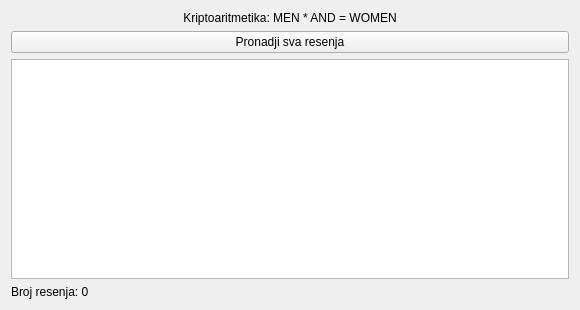
<?xml version="1.0" encoding="UTF-8"?>
<ui version="4.0">
 <class>CryptarithmForm</class>
 <widget class="QWidget" name="CryptarithmForm">
  <property name="geometry">
   <rect>
    <x>0</x>
    <y>0</y>
    <width>580</width>
    <height>310</height>
   </rect>
  </property>
  <property name="windowTitle">
   <string>MEN * AND = WOMEN</string>
  </property>
  <layout class="QVBoxLayout" name="verticalLayout">
   <item>
    <widget class="QLabel" name="labelTitle">
     <property name="text">
      <string>Kriptoaritmetika: MEN * AND = WOMEN</string>
     </property>
     <property name="alignment">
      <set>Qt::AlignmentFlag::AlignCenter</set>
     </property>
    </widget>
   </item>
   <item>
    <widget class="QPushButton" name="buttonSolve">
     <property name="text">
      <string>Pronadji sva resenja</string>
     </property>
    </widget>
   </item>
   <item>
    <widget class="QTableWidget" name="tableSolutions">
     <property name="editTriggers">
      <set>QAbstractItemView::EditTrigger::NoEditTriggers</set>
     </property>
    </widget>
   </item>
   <item>
    <widget class="QLabel" name="labelStatus">
     <property name="text">
      <string>Broj resenja: 0</string>
     </property>
    </widget>
   </item>
  </layout>
 </widget>
 <resources/>
 <connections/>
</ui>
